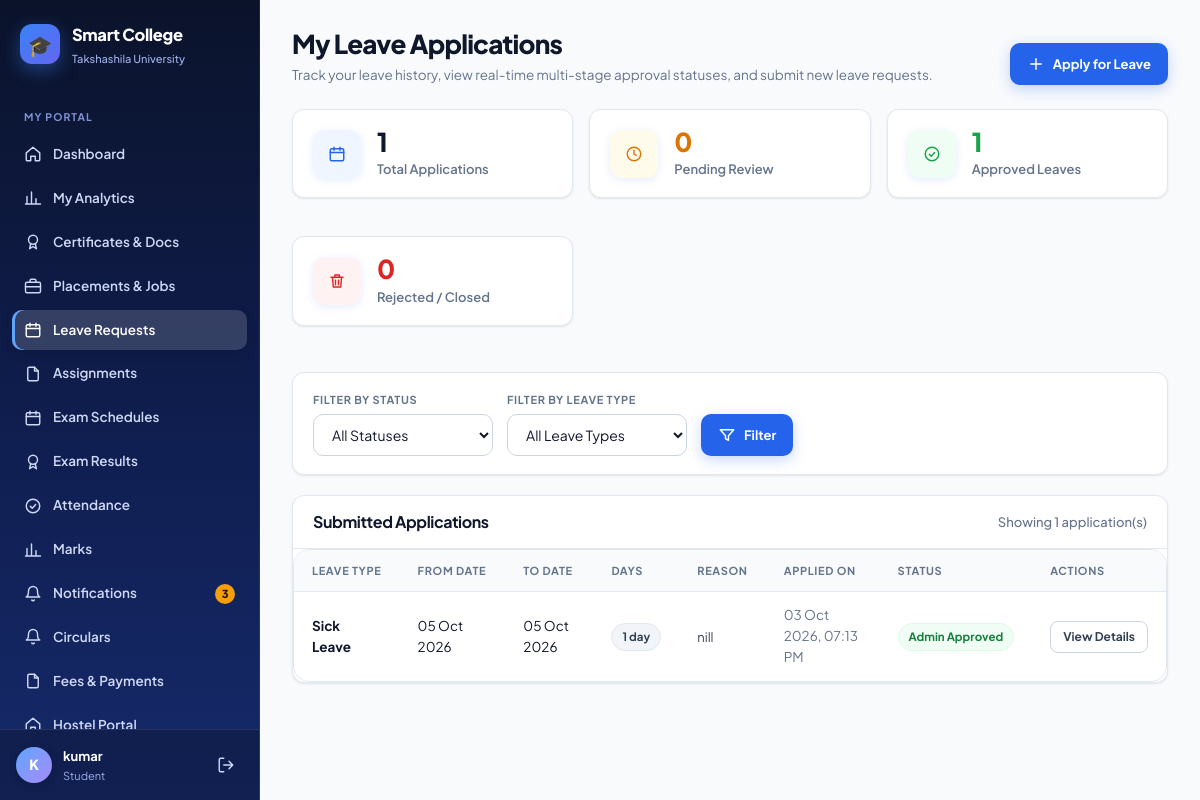
Page /leaves/ (signed in) on the committed database.
### students/models.py (models this page shows, shortened)
class Student(models.Model):
    user = models.OneToOneField(
        User,
        on_delete=models.CASCADE,
        null=True,
        blank=True
    )
    name = models.CharField(max_length=100)
    roll_no = models.CharField(max_length=20, unique=True)
    sif_number = models.CharField(
        max_length=30,
        unique=True,
        null=True,
        blank=True,
        help_text="7-digit unique University SIF number (auto-generated if left blank)"
    )
    email = models.EmailField()
    department = models.ForeignKey(
        Department,
        on_delete=models.CASCADE
    )
    course = models.ForeignKey(
        Course,
        on_delete=models.SET_NULL,
        null=True,
        blank=True
    )
    year = models.IntegerField()
    is_approved = models.BooleanField(default=True)
    parent_name = models.CharField(max_length=100, blank=True)
    parent_phone = models.CharField(max_length=20, blank=True)
    phone = models.CharField(max_length=20, blank=True)
    admission_date = models.DateField(default=timezone.now)
    is_active = models.BooleanField(default=True)

### student_leave/models.py (models this page shows, shortened)
class StudentLeaveRequest(models.Model):
    TYPE_SICK = "Sick Leave"
    TYPE_EMERGENCY = "Emergency Leave"
    TYPE_PERSONAL = "Personal Leave"
    TYPE_FAMILY = "Family Function"
    TYPE_MEDICAL = "Medical Leave"
    TYPE_OTHER = "Other"
    LEAVE_TYPE_CHOICES = [
        (TYPE_SICK, "Sick Leave"),
        (TYPE_EMERGENCY, "Emergency Leave"),
        (TYPE_PERSONAL, "Personal Leave"),
        (TYPE_FAMILY, "Family Function"),
        (TYPE_MEDICAL, "Medical Leave"),
        (TYPE_OTHER, "Other"),
    ]
    STATUS_PENDING = "Pending"
    STATUS_FACULTY_APPROVED = "Faculty Approved"
    STATUS_FACULTY_REJECTED = "Faculty Rejected"
    STATUS_INCHARGE_APPROVED = "Incharge Approved"
    STATUS_INCHARGE_REJECTED = "Incharge Rejected"
    STATUS_ADMIN_APPROVED = "Admin Approved"
    STATUS_ADMIN_REJECTED = "Admin Rejected"
    STATUS_CANCELLED = "Cancelled"
    STATUS_CHOICES = [
        (STATUS_PENDING, "Pending"),
        (STATUS_FACULTY_APPROVED, "Faculty Approved"),
        (STATUS_FACULTY_REJECTED, "Faculty Rejected"),
        (STATUS_INCHARGE_APPROVED, "Incharge Approved"),
        (STATUS_INCHARGE_REJECTED, "Incharge Rejected"),
        (STATUS_ADMIN_APPROVED, "Admin Approved"),
        (STATUS_ADMIN_REJECTED, "Admin Rejected"),
        (STATUS_CANCELLED, "Cancelled"),
    ]
    student = models.ForeignKey(
        "students.Student",
        on_delete=models.CASCADE,
        related_name="leave_requests",
    )
    leave_type = models.CharField(
        max_length=50,
        choices=LEAVE_TYPE_CHOICES,
        default=TYPE_SICK,
    )
    from_date = models.DateField()
    to_date = models.DateField()
    number_of_days = models.PositiveIntegerField(default=1)
    reason = models.TextField()
    supporting_document = models.FileField(
        upload_to="student_leaves/",
        blank=True,
        null=True,
        validators=[validate_leave_document],
    )
    applied_date = models.DateTimeField(auto_now_add=True)
    status = models.CharField(
        max_length=50,
        choices=STATUS_CHOICES,
        default=STATUS_PENDING,
    )
    student_remarks = models.TextField(blank=True)
    faculty_remarks = models.TextField(blank=True)
    incharge_remarks = models.TextField(blank=True)
    admin_remarks = models.TextField(blank=True)
    approved_rejected_date = models.DateTimeField(null=True, blank=True)
    approved_rejected_by = models.ForeignKey(
        settings.AUTH_USER_MODEL,
        on_delete=models.SET_NULL,
        null=True,
        blank=True,
        related_name="approved_student_leaves",
    )
    created_date = models.DateTimeField(auto_now_add=True)
    updated_date = models.DateTimeField(auto_now=True)
    class Meta:
        ordering = ["-applied_date"]
        verbose_name = "Student Leave Request"
        verbose_name_plural = "Student Leave Requests"
    @property
    def can_student_cancel(self):
        return self.status == self.STATUS_PENDING
    @property
    def status_badge_class(self):
        if self.status == self.STATUS_ADMIN_APPROVED:
            return "green"
        elif self.status in [self.STATUS_PENDING, self.STATUS_FACULTY_APPROVED, self.STATUS_INCHARGE_APPROVED]:
            return "amber"
        elif "Rejected" in self.status:
            return "red"
        elif self.status == self.STATUS_CANCELLED:
            return "gray"
        return "brand"

### student_leave/views.py (the view)
# urls.py: path("", views.leave_list, name="leave_list"),
@login_required(login_url="/accounts/login/")
def leave_list(request):
    ctx_role = get_current_user_profile(request.user)
    if ctx_role["is_admin"]:
        return redirect("admin_leave_list")
    elif ctx_role["is_incharge"]:
        pass
    elif ctx_role["faculty"]:
        return redirect("faculty_leave_list")
    student = ctx_role["student"]
    if not student:
        messages.error(request, "No student profile found for this account.")
        return redirect("/accounts/login/")
    leaves_qs = StudentLeaveRequest.objects.filter(student=student).order_by("-applied_date")
    status_filter = request.GET.get("status", "").strip()
    type_filter = request.GET.get("type", "").strip()
    if status_filter:
        leaves_qs = leaves_qs.filter(status=status_filter)
    if type_filter:
        leaves_qs = leaves_qs.filter(leave_type=type_filter)
    all_student_leaves = StudentLeaveRequest.objects.filter(student=student)
    total_count = all_student_leaves.count()
    pending_count = all_student_leaves.filter(
        status__in=[
            StudentLeaveRequest.STATUS_PENDING,
            StudentLeaveRequest.STATUS_FACULTY_APPROVED,
            StudentLeaveRequest.STATUS_INCHARGE_APPROVED,
        ]
    ).count()
    approved_count = all_student_leaves.filter(status=StudentLeaveRequest.STATUS_ADMIN_APPROVED).count()
    rejected_count = all_student_leaves.filter(
        status__in=[
            StudentLeaveRequest.STATUS_FACULTY_REJECTED,
            StudentLeaveRequest.STATUS_INCHARGE_REJECTED,
            StudentLeaveRequest.STATUS_ADMIN_REJECTED,
        ]
    ).count()
    return render(
        request,
        "student_leave/leave_list.html",
        {
            "leaves": leaves_qs,
            "student": student,
            "total_count": total_count,
            "pending_count": pending_count,
            "approved_count": approved_count,
            "rejected_count": rejected_count,
            "status_filter": status_filter,
            "type_filter": type_filter,
            "leave_types": StudentLeaveRequest.LEAVE_TYPE_CHOICES,
            "status_choices": StudentLeaveRequest.STATUS_CHOICES,
        },
    )

### student_leave/templates/student_leave/leave_list.html (shortened to what this page needs)
{% extends "base.html" %}
{% block page_title %}My Leave Applications{% endblock %}
{% block page_sub %}
    Track your leave history, view real-time multi-stage approval statuses, and submit new leave requests.
{% endblock %}
{% block page_actions %}
    <a class="btn btn-primary" id="btn-apply-leave-top" href="{% url 'apply_leave' %}">
        <svg class="icon"><use href="#i-plus"/></svg>
        <span>Apply for Leave</span>
    </a>
{% endblock %}
{% block content %}
<div class="stat-grid" style="display: grid; grid-template-columns: repeat(auto-fit, minmax(210px, 1fr)); gap: 16px; margin-bottom: 24px;">
    <div class="stat-card card" style="display: flex; align-items: center; gap: 16px; padding: 18px 20px; background: var(--surface); border: 1px solid var(--line); border-radius: var(--radius);">
        <div class="stat-ico" style="background: var(--brand-50); color: var(--brand); width: 48px; height: 48px; border-radius: 12px; display: grid; place-items: center;">
            <svg class="icon"><use href="#i-calendar"/></svg>
        </div>
        <div>
            <div class="stat-val" style="font-size: 26px; font-weight: 800; color: var(--ink);">{{ total_count }}</div>
            <div class="stat-label" style="font-size: 13px; color: var(--muted); font-weight: 600;">Total Applications</div>
        </div>
    </div>
    <div class="stat-card card" style="display: flex; align-items: center; gap: 16px; padding: 18px 20px; background: var(--surface); border: 1px solid var(--line); border-radius: var(--radius);">
        <div class="stat-ico" style="background: var(--warn-50); color: var(--warn); width: 48px; height: 48px; border-radius: 12px; display: grid; place-items: center;">
            <svg class="icon"><use href="#i-clock"/></svg>
        </div>
        <div>
            <div class="stat-val" style="font-size: 26px; font-weight: 800; color: var(--warn);">{{ pending_count }}</div>
            <div class="stat-label" style="font-size: 13px; color: var(--muted); font-weight: 600;">Pending Review</div>
        </div>
    </div>
    <div class="stat-card card" style="display: flex; align-items: center; gap: 16px; padding: 18px 20px; background: var(--surface); border: 1px solid var(--line); border-radius: var(--radius);">
        <div class="stat-ico" style="background: var(--success-50); color: var(--success); width: 48px; height: 48px; border-radius: 12px; display: grid; place-items: center;">
            <svg class="icon"><use href="#i-check"/></svg>
        </div>
        <div>
            <div class="stat-val" style="font-size: 26px; font-weight: 800; color: var(--success);">{{ approved_count }}</div>
            <div class="stat-label" style="font-size: 13px; color: var(--muted); font-weight: 600;">Approved Leaves</div>
        </div>
    </div>
    <div class="stat-card card" style="display: flex; align-items: center; gap: 16px; padding: 18px 20px; background: var(--surface); border: 1px solid var(--line); border-radius: var(--radius);">
        <div class="stat-ico" style="background: var(--danger-50); color: var(--danger); width: 48px; height: 48px; border-radius: 12px; display: grid; place-items: center;">
            <svg class="icon"><use href="#i-trash"/></svg>
        </div>
        <div>
            <div class="stat-val" style="font-size: 26px; font-weight: 800; color: var(--danger);">{{ rejected_count }}</div>
            <div class="stat-label" style="font-size: 13px; color: var(--muted); font-weight: 600;">Rejected / Closed</div>
        </div>
    </div>
</div>
<div class="filters" style="background: var(--surface); border: 1px solid var(--line); border-radius: var(--radius); padding: 18px 20px; margin-bottom: 20px;">
    <form method="get" action="." style="display: flex; flex-wrap: wrap; gap: 14px; align-items: flex-end;">
        <div class="field" style="min-width: 180px;">
            <label class="label" for="filter-status">Filter by Status</label>
            <select name="status" id="filter-status" class="select">
                <option value="">All Statuses</option>
            </select>
        </div>
        <div class="field" style="min-width: 180px;">
            <label class="label" for="filter-type">Filter by Leave Type</label>
            <select name="type" id="filter-type" class="select">
                <option value="">All Leave Types</option>
            </select>
        </div>
        <div style="display: flex; gap: 8px;">
            <button type="submit" class="btn btn-primary" id="btn-apply-filter">
                <svg class="icon"><use href="#i-filter"/></svg>
                <span>Filter</span>
            </button>
        </div>
    </form>
</div>
<div class="card" style="background: var(--surface); border: 1px solid var(--line); border-radius: var(--radius); overflow: hidden; box-shadow: var(--shadow-sm);">
    <div style="padding: 16px 20px; border-bottom: 1px solid var(--line); display: flex; justify-content: space-between; align-items: center;">
        <h3 style="font-size: 16px; font-weight: 700; color: var(--ink);">Submitted Applications</h3>
        <span style="font-size: 13px; color: var(--muted); font-weight: 500;">Showing {{ leaves.count }} application(s)</span>
    </div>
    {% if leaves %}
        <div class="table-wrap">
            <table class="table">
                <thead>
                    <tr>
                        <th>Leave Type</th>
                        <th>From Date</th>
                        <th>To Date</th>
                        <th>Days</th>
                        <th>Reason</th>
                        <th>Applied On</th>
                        <th>Status</th>
                        <th>Actions</th>
                    </tr>
                </thead>
                <tbody>
                    {% for l in leaves %}
                        <tr>
                            <td>
                                <div style="font-weight: 700; color: var(--ink);">{{ l.leave_type }}</div>
                            </td>
                            <td>{{ l.from_date|date:"d M Y" }}</td>
                            <td>{{ l.to_date|date:"d M Y" }}</td>
                            <td>
                                <span class="badge gray" style="font-weight: 700;">{{ l.number_of_days }} day{% if l.number_of_days > 1 %}s{% endif %}</span>
                            </td>
                            <td style="max-width: 260px;">
                                <div style="font-size: 13px; color: var(--ink-2); white-space: nowrap; overflow: hidden; text-overflow: ellipsis;" title="{{ l.reason }}">
                                    {{ l.reason }}
                                </div>
                            </td>
                            <td class="muted">{{ l.applied_date|date:"d M Y, h:i A" }}</td>
                            <td>
                                <span class="badge {{ l.status_badge_class }}">{{ l.status }}</span>
                            </td>
                            <td>
                                <div style="display: flex; gap: 6px;">
                                    <a class="btn btn-ghost btn-sm" id="btn-view-leave-{{ l.id }}" href="{% url 'leave_detail' l.id %}" title="View Details">
                                        View Details
                                    </a>
                                </div>
                            </td>
                        </tr>
                    {% endfor %}
                </tbody>
            </table>
        </div>
    {% endif %}
</div>
{% endblock %}

### templates/base.html (shortened to what this page needs)
{% load static %}<!DOCTYPE html>
<html lang="en">
<head>
    <link rel="stylesheet" href="{% static 'css/theme.css' %}">
</head>
<body>
<div class="app">
    <aside class="sidebar" id="sidebar">
        <a class="brand" href="{{ nav_home }}">
            <span class="brand-mark">🎓</span>
            <span>
                <div class="brand-name">Smart College</div>
                <div class="brand-sub">Takshashila University</div>
            </span>
        </a>
        <nav class="nav">
            {% for group in nav_groups %}
                {% if group.label %}<div class="nav-label">{{ group.label }}</div>{% endif %}
                {% for item in group.items %}
                    <a class="nav-link {% if item.active %}active{% endif %}" href="{{ item.url }}">
                        <svg class="icon"><use href="#i-{{ item.icon }}"/></svg>
                        <span>{{ item.label }}</span>
                        {% if item.badge %}<span class="nav-badge">{{ item.badge }}</span>{% endif %}
                    </a>
                {% endfor %}
            {% endfor %}
        </nav>
        <div class="sidebar-foot">
            <div class="avatar">{{ nav_initial }}</div>
            <div class="who">
                <div class="who-name">{{ nav_display }}</div>
                <div class="who-role">{{ nav_role_label }}</div>
            </div>
            <a class="logout" href="/accounts/logout/" title="Log out"><svg class="icon"><use href="#i-logout"/></svg></a>
        </div>
    </aside>
    <div class="main">
        <main class="page">
            <div class="page-head">
                <div>
                    <h1 class="page-title">{% block page_title %}{% endblock %}</h1>
                    <div class="page-sub">{% block page_sub %}{% endblock %}</div>
                </div>
                <div class="head-actions">{% block page_actions %}{% endblock %}</div>
            </div>
            {% block content %}{% endblock %}
        </main>
    </div>
</div>
</body>
</html>

### rows in the picture
Student: name "kumar"
StudentLeaveRequest: leave_type "Sick Leave", from_date "05 Oct 2026", to_date "05 Oct 2026", number_of_days "1", reason "nill", applied_date "03 Oct 2026, 07:13 PM", status "Admin Approved"

### other values in the picture
{{ group.label }} "MY PORTAL"
{{ item.label }} "Dashboard" "My Analytics" "Certificates & Docs" "Placements & Jobs" "Leave Requests" "Assignments" "Exam Schedules" "Exam Results" "Attendance" "Marks" "Notifications" "Circulars" "Fees & Payments" "Hostel Portal"
{{ item.badge }} "3"
{{ nav_initial }} "K"
{{ nav_role_label }} "Student"
{{ total_count }} "1"
{{ pending_count }} "0"
{{ approved_count }} "1"
{{ rejected_count }} "0"
{{ leaves.count }} "1"
